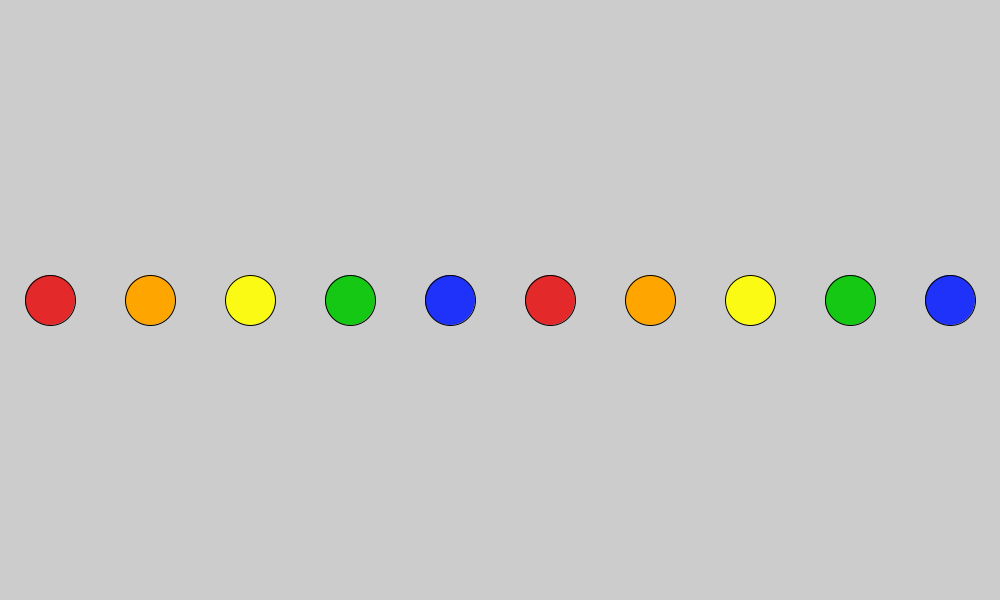
Frame 1 (no input)
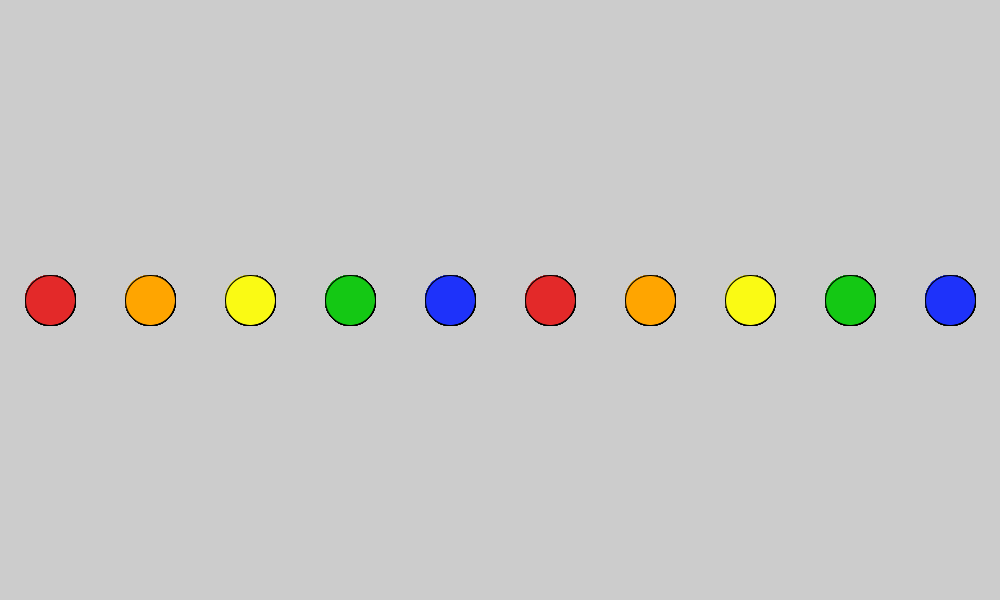
Frame 60 (the mouse pressed at the canvas centre just before this capture)
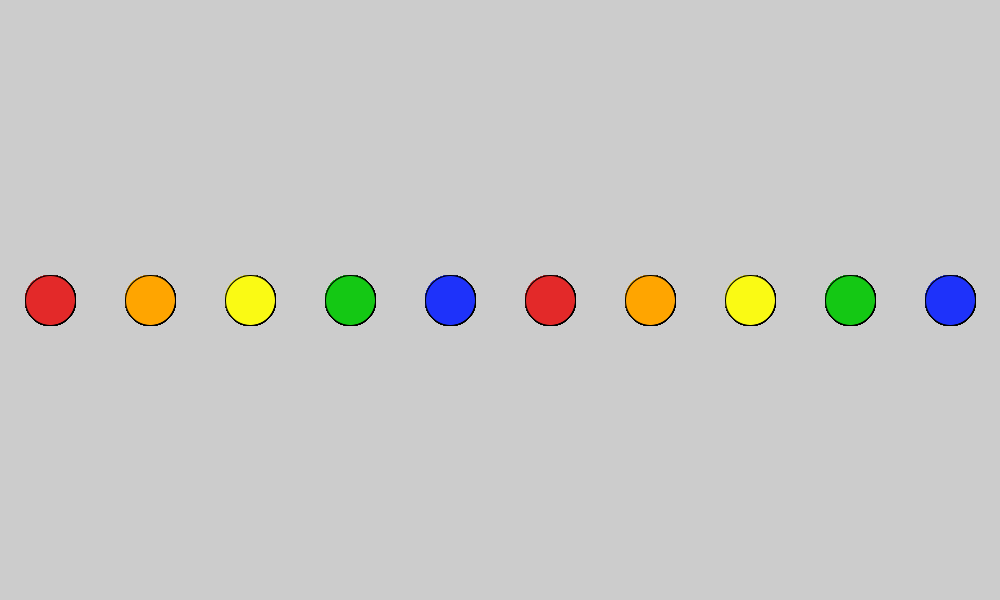
Frame 120 (the mouse held since frame 60 and released just before this capture)

The Processing sketch that drew these frames (run headless with seeded random() and noise(); from frame 60 on, the mouse is pressed at the canvas centre):

// Processing sketch: question1
// ── question1.pde
// Buttons and Data Processing
// question 1

final color red = color(227, 41, 41);
final color orange = color(255, 165, 0);
final color yellow = color(250, 250, 20);
final color green = color(20, 200, 20);
final color blue = color(30, 50, 250);

final color[] colors = 
{
  red,
  orange,
  yellow,
  green,
  blue
};

color[] buttonColors = 
{
  red,
  orange,
  yellow,
  green,
  blue,
  red,
  orange,
  yellow,
  green,
  blue
};

int spacing = 5;

int totalButtons = 10;
int buttonSize = 50;
int buttonY = 300;
int[] buttonX = new int[totalButtons];

void setup()
{
  size(1000, 600);
  buttonPositions();
}

void draw()
{
  drawbuttons();
} //<>//

void drawbuttons()
{
  int currentButton = 0;
  while (currentButton < totalButtons)
  {
    fill(buttonColors[currentButton]);
    circle(buttonX[currentButton], buttonY, buttonSize);
    currentButton++;
  }
}

void mouseClicked()
{
  for (int i = 0; i < totalButtons; i++)
  {
    if (dist(mouseX, mouseY, buttonX[i], buttonY) < buttonSize/2)
    {
      nextColor(i);
    }
  }
}

void buttonPositions()
{
  int bx = 0;
  while (bx < totalButtons)
  {
    buttonX[bx] = bx * width/totalButtons + buttonSize;
    bx++;
  }
};

void nextColor(int input)
{
  if (buttonColors[input] == blue) //<>//
  {
    buttonColors[input] = colors[0]; //<>//
  }
  else 
  {
    int i = 4; //<>//
    while (i >= 0)
    {
      if (buttonColors[input] == colors[i]) //<>//
      {
        buttonColors[input] = colors[i+1];
      }
      i--; //<>//
    }
  }
}
